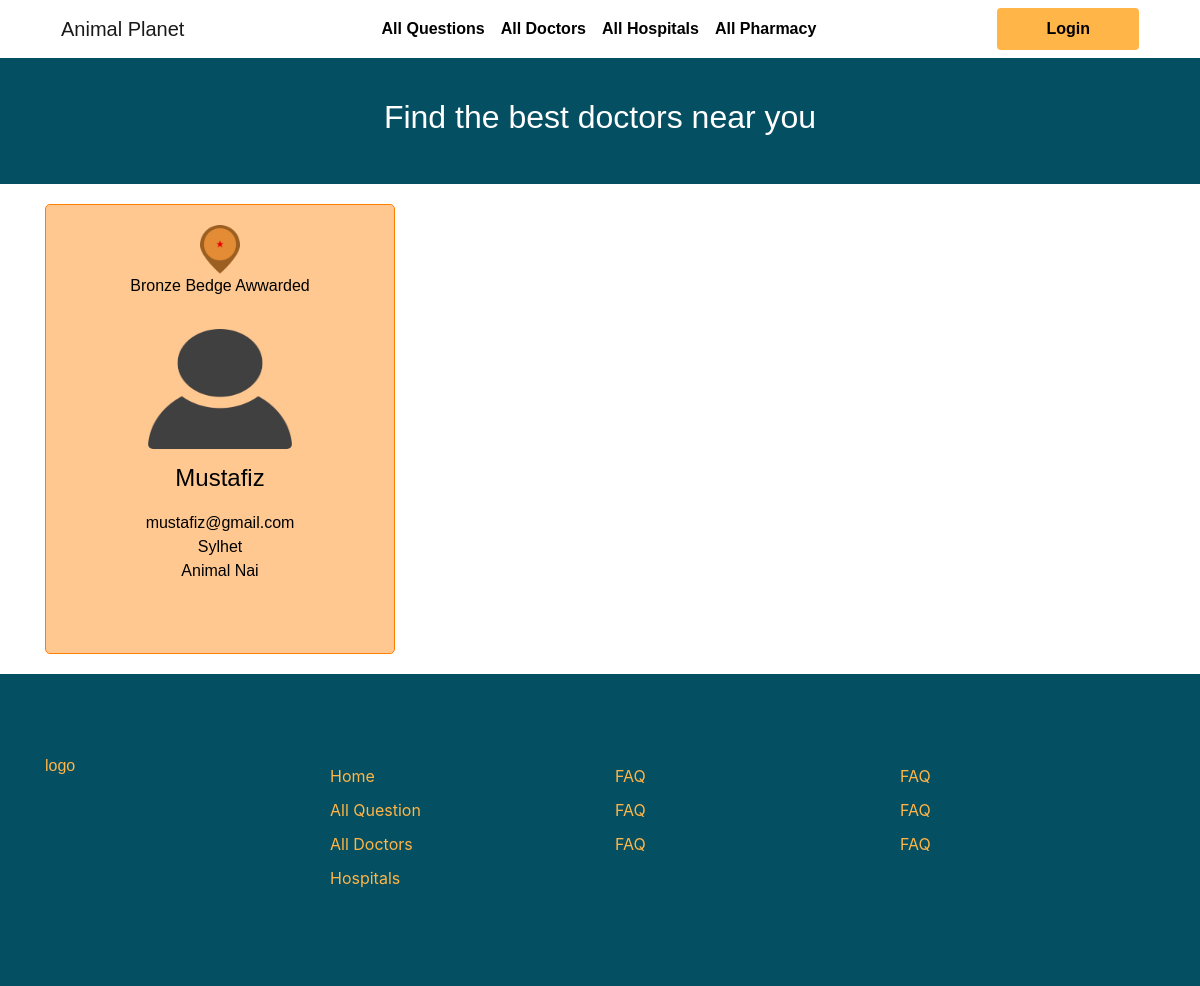
The app's page /userview/all-doctors.php, older data.
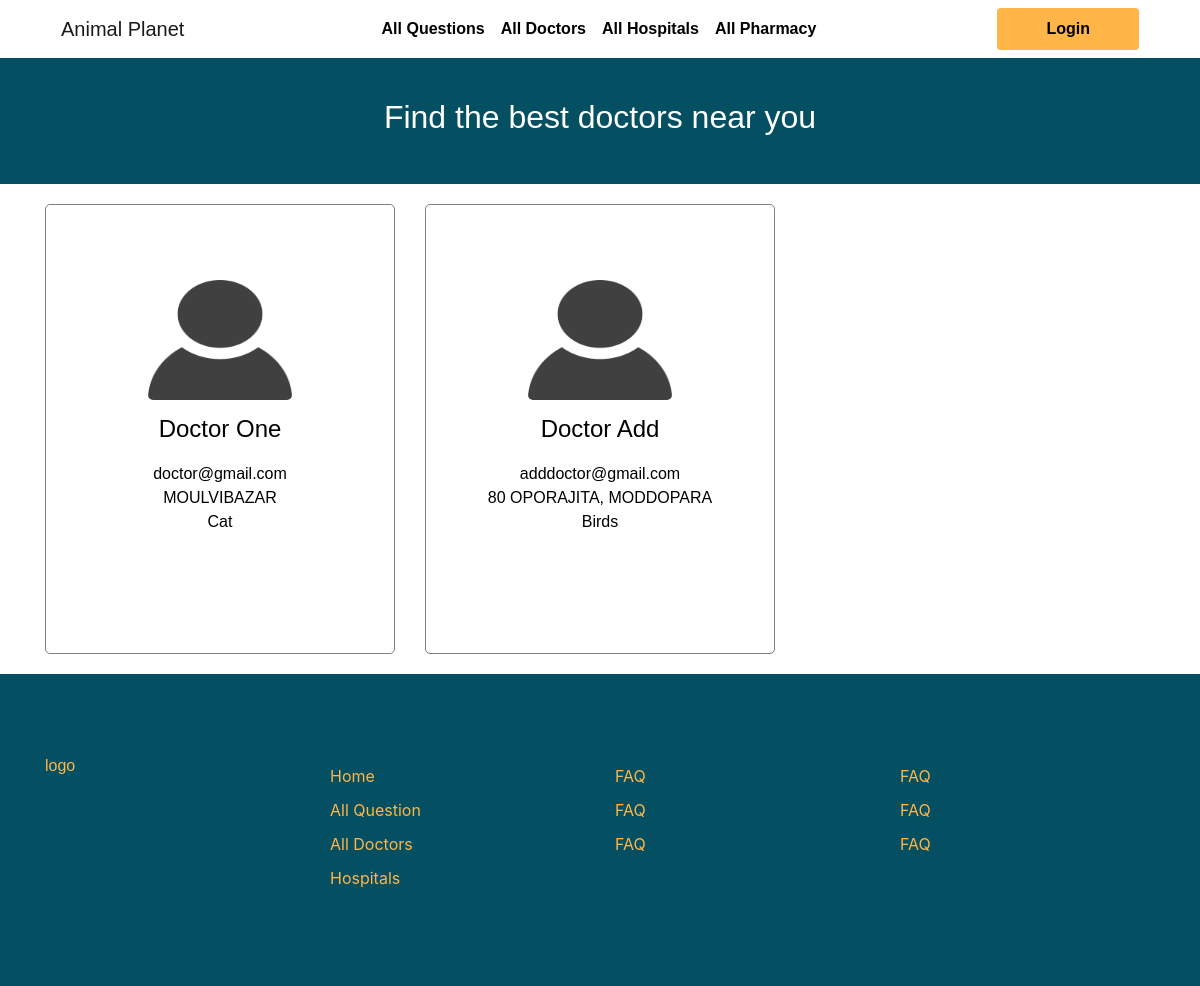
The same page, newer data.
### tables this page shows
CREATE TABLE `users` (
                         `id` bigint(20) UNSIGNED NOT NULL,
                         `name` varchar(255) NOT NULL,
                         `email` varchar(255) NOT NULL,
                         `user_type` varchar(255) NOT NULL DEFAULT 'user',
                         `phone` varchar(255) DEFAULT NULL,
                         `address` varchar(255) DEFAULT NULL,
                         `specialists` varchar(255) DEFAULT NULL,
                         `password` varchar(255) NOT NULL,
                         `created_at` timestamp NULL DEFAULT NULL,
                         `updated_at` timestamp NULL DEFAULT NULL
);

### auth/Session.php (called while the page is built, shortened)
<?php
class Session
{
    public static function get($key)
    {
        if (isset($_SESSION[$key])) {
            return $_SESSION[$key];
        } else {
            return false;
        }
    }
}

### controller/db_functions.php (called while the page is built, shortened)
<?php
class  DB_Functions
{
    private $conn;
    function __construct()
    {
        require_once 'connect.php';
        $db = new Connect();
        $this->conn = $db->connection();
    }
    public static function db()
    {
        return new DB_Functions();
    }
    function getImages($image_src, $user_id)
    {
        $result = $this->conn->prepare("SELECT * FROM images WHERE image_src =? and user_id =? ORDER BY id DESC");
        $result->bind_param("ss", $image_src, $user_id);
        $result->execute();
        $images = $result->get_result()->fetch_all(MYSQLI_ASSOC);
        return $images;
    }
    function getDoctors()
    {
        $query = "SELECT
  users.*,
  COUNT(posts.doctor_id) AS Total
FROM
  users
LEFT JOIN posts ON users.id = posts.doctor_id
WHERE users.user_type = 'doctor'
GROUP BY users.id,users.name ORDER BY Total DESC;";
        $result = $this->conn->query($query) or die($this->conn->error . __LINE__);
        return $result;
    }
}

### controller/connect.php (called while the page is built, shortened)
<?php
class Connect
{
    public function connection()
    {
        $this->connect = new mysqli(DB_HOST, DB_USER, DB_PASSWORD, DB_DATABASE);
        return $this->connect;
    }
}

### controller/dashboard_value.php (called while the page is built, shortened)
<?php
include "../controller/db_functions.php";
class DashboardValue extends DB_Functions
{
    public static function getAllDoctor()
    {
        return self::db()->getDoctors();
    }
    public static function getDoctorImage($id)
    {
        $value = self::db()->getImages('doctor', $id);
        if (!empty($value)) {
            return $value[0]['url'];
        } else {
            return null;
        }
    }
}

### userview/all-doctors.php (the view, shortened to what this page needs)
<?php
include "../controller/dashboard_value.php";
include '../auth/Session.php';
?>
<!DOCTYPE html>
<html lang="en">
<head>
    <link
            rel="stylesheet"
            href="https://maxcdn.bootstrapcdn.com/bootstrap/4.0.0/css/bootstrap.min.css"
    />
    <link
            rel="stylesheet"
            href="https://cdnjs.cloudflare.com/ajax/libs/font-awesome/5.15.2/css/all.min.css"
    />
    <link rel="stylesheet" href="./resources/css/style.css"/>
    <link rel="stylesheet" href="./resources/css/responsive.css"/>
</head>
<body>
<div class="header">
    <div class="container">
        <nav class="navbar navbar-expand-lg navbar-light">
            <a class="navbar-brand" href="index.php">Animal Planet</a>
            <div class="collapse navbar-collapse" id="navbarTogglerDemo02">
                <ul class="navbar-nav mr-auto ml-auto mt-2 mt-lg-0">
                    <li class="nav-item">
                        <a class="nav-link" href="all-questions.php">All Questions </a>
                    </li>
                    <li class="nav-item">
                        <a class="nav-link" href="all-doctors.php">All Doctors</a>
                    </li>
                    <li class="nav-item">
                        <a class="nav-link" href="all-hospitals.php">All Hospitals</a>
                    </li>
                    <li class="nav-item">
                        <a class="nav-link" href="all-pharmacy.php">All Pharmacy</a>
                    </li>
                </ul>
                <form class="form-inline my-2 my-lg-0">
                    <?php
                    if (Session::get('name')) {
                        ?>
                        <a href="profile.php"
                           class="btn btn-default my-2 my-sm-0 px-5 py-2 primary-button"><?php echo Session::get('name'); ?>
                        </a>
                        <?php
                    } else { ?>
                        <a href="login.php" class="btn btn-default my-2 my-sm-0 px-5 py-2 primary-button">Login</a>
                    <?php } ?>
                </form>
            </div>
        </nav>
    </div>
    <div class="title-section">
        <h2>Find the best doctors near you</h2>
    </div>
</div>
<div class="all-doctors">
    <div class="container">
        <div class="row">
            <?php
            $result = DashboardValue::getAllDoctor();
            while ($item = mysqli_fetch_assoc($result)) {
                ?>
                <div class="col-md-4">
                    <div class="doctor-card <?php
                    if ($item['Total'] == 5 || $item['Total'] == 6) {
                        echo 'gold-doc';
                    } elseif ($item['Total'] == 3 || $item['Total'] == 4) {
                        echo 'silver-doc';
                    } elseif ($item['Total'] == 1 || $item['Total'] == 2) {
                        echo 'bronze-doc';
                    }
                    ?> ">
                        <a style="text-decoration: none;" href="doctor-details.php?id=<?php echo $item['id']; ?>">
                            <div class="doctor-badge">
                                <img class="bedge"
                                     src="<?php
                                     if ($item['Total'] == 5 || $item['Total'] == 6) {
                                         echo './resources/images/gold.png';
                                     } elseif ($item['Total'] == 3 || $item['Total'] == 4) {
                                         echo './resources/images/silver.png';
                                     } elseif ($item['Total'] == 1 || $item['Total'] == 2) {
                                         echo './resources/images/bronze.png';
                                     }
                                     ?>"
                                     alt="">
                                <p><?php
                                    if ($item['Total'] == 5 || $item['Total'] == 6) {
                                        echo 'Gold Bedge Awwarded';
                                    } elseif ($item['Total'] == 3 || $item['Total'] == 4) {
                                        echo 'Silver Bedge Awwarded';
                                    } elseif ($item['Total'] == 1 || $item['Total'] == 2) {
                                        echo 'Bronze Bedge Awwarded';
                                    }
                                    ?></p>
                            </div>
                            <div class="doc-img">
                                <img
                                    <?php
                                    if (DashboardValue::getDoctorImage($item['id']) == null) {
                                        ?>
                                        src="resources/images/default_user.png"
                                    <?php } else {
                                        ?>
                                        src="uploads/<?php echo DashboardValue::getDoctorImage($item['id']); ?>"
                                    <?php
                                    }
                                    ?>
                                        alt=""/>
                            </div>
                            <h4 class="doc-name"><?php echo ucwords($item['name']); ?></h4>
                            <p class="doc-description">
                                <?php echo $item['email']; ?>
                                <br>
                                <?php echo $item['address']; ?>
                                <br>
                                <?php echo $item['specialists']; ?>
                            </p>
                        </a>
                    </div>
                </div>
                <?php
            }
            ?>
        </div>
    </div>
</div>
<footer>
    <div class="section footer-section">
        <div class="container">
            <div class="row">
                <div class="col-md-3">
                    <p>logo</p>
                </div>
                <div class="col-md-3">
                    <ul>
                        <li>Home</li>
                        <li>All Question</li>
                        <li>All Doctors</li>
                        <li>Hospitals</li>
                    </ul>
                </div>
                <div class="col-md-3">
                    <ul>
                        <li>FAQ</li>
                        <li>FAQ</li>
                        <li>FAQ</li>
                    </ul>
                </div>
                <div class="col-md-3">
                    <ul>
                        <li>FAQ</li>
                        <li>FAQ</li>
                        <li>FAQ</li>
                    </ul>
                </div>
            </div>
        </div>
    </div>
</footer>
</body>
</html>

### userview/resources/css/style.css (style rules this page uses)
* { margin: 0; padding: 0; }
h1, h2, h3, h4, h5, h6 { font-family: Helvetica, sans-serif; }
p, a { font-family: sans-serif; }
.primary-button { background-color: #ffb548; color: #000000; font-weight: 600; }
.section { padding: 10vh 0; }
.nav-item .nav-link { color: black !important; font-weight: 600; }
.footer-section { background-color: #044f61; color: #ffb548; }
.footer-section ul { list-style-type: none; }
.footer-section ul li { margin: 10px 0; }
.title-section { text-align: center; background-color: #044f61; padding: 5vh 0; color: #ffffff; }
.doctor-card { text-align: center; height: 450px; margin: 20px 0; border: 1px solid gray; border-radius: 5px; overflow: scroll; }
.doc-name { text-align: center; }
.doc-img img { width: 50%; padding: 15px; height: 150px; border-radius: 20px; }
.doctor-badge { padding: 20px 0 0; }
.doc-description { padding: 10px; }
.doctor-card a { text-decoration: none; color: black; }
.bedge { width: 40px; }
.bronze-doc { border: 1px solid rgb(255 127 0); background-color: rgb(255 200 145); }

Row changes from the older to the newer data that the page shows:
removed users: shows "Bronze Bedge Awwarded", name "Mustafiz", email "mustafiz@gmail.com", address "Sylhet", specialists "Animal Nai"
added users: name "Doctor One", email "doctor@gmail.com", address "MOULVIBAZAR", specialists "Cat"
added users: name "Doctor Add", email "adddoctor@gmail.com", address "80 OPORAJITA, MODDOPARA", specialists "Birds"
